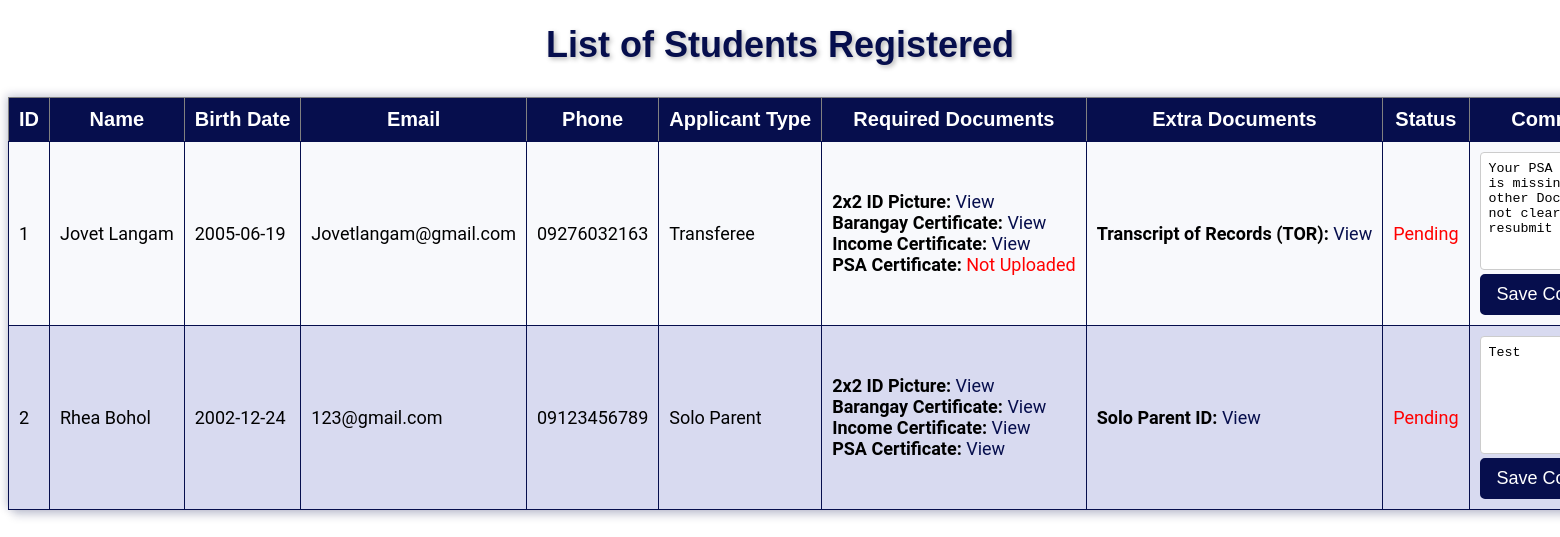
Page /admin/manage_users.php on the committed database.
### tables this page shows
CREATE TABLE `registration` (
  `id` int(255) NOT NULL,
  `fname` varchar(255) NOT NULL,
  `lname` varchar(255) NOT NULL,
  `dob` date NOT NULL,
  `USN` varchar(100) NOT NULL,
  `email` varchar(255) DEFAULT NULL,
  `phone` varchar(20) DEFAULT NULL,
  `id_picture_path` varchar(255) DEFAULT NULL,
  `brgy_cert_path` varchar(255) DEFAULT NULL,
  `income_cert_path` varchar(255) DEFAULT NULL,
  `psa_cert_path` varchar(255) DEFAULT NULL,
  `applicant_type` varchar(50) DEFAULT NULL,
  `password` varchar(255) NOT NULL,
  `grade11_cert` text DEFAULT NULL,
  `grade12_cert` text DEFAULT NULL,
  `tor` text DEFAULT NULL,
  `form137` text DEFAULT NULL,
  `als_cert` text DEFAULT NULL,
  `eligibility_cert` text DEFAULT NULL,
  `pwd_id` text DEFAULT NULL,
  `ip_id` text DEFAULT NULL,
  `employment_cert` text DEFAULT NULL,
  `award_cert` text DEFAULT NULL,
  `solo_parent_id` text DEFAULT NULL,
  `approved` tinyint(1) DEFAULT 0,
  `comments` text DEFAULT NULL,
  `created_at` timestamp NOT NULL DEFAULT current_timestamp(),
  `updated_at` timestamp NOT NULL DEFAULT current_timestamp() ON UPDATE current_timestamp()
);

### admin/manage_users.php (the view, shortened to what this page needs)
<?php
require_once('../connection.php');
$applicant_type_mapping = [
    'shs' => 'Senior High School Student/Graduate',
    'transferee' => 'Transferee',
    'old_curriculum' => 'Non-Senior High School Graduate',
    'als' => 'ALS Passer',
    'pwd' => 'Person With Disability',
    'ip' => 'Indigenous People',
    'employee_dependent' => 'SLSU Employee Dependent',
    'sports_winner' => 'Sports/Culture/Arts Winner',
    'solo_parent' => 'Solo Parent',
];
$required_docs = [
    'id_picture_path' => '2x2 ID Picture',
    'brgy_cert_path' => 'Barangay Certificate',
    'income_cert_path' => 'Income Certificate',
    'psa_cert_path' => 'PSA Certificate',
];
$extra_docs = [
    'shs' => [
        'grade11_cert' => 'Grade 11 Records',
        'grade12_cert' => 'Grade 12 Certificate',
    ],
    'transferee' => [
        'tor' => 'Transcript of Records (TOR)',
    ],
    'old_curriculum' => [
        'form137' => 'Form 137',
    ],
    'als' => [
        'als_cert' => 'Certificate of Rating',
        'eligibility_cert' => 'Eligibility Certificate for Tertiary Level',
    ],
    'pwd' => [
        'pwd_id' => 'PWD ID',
    ],
    'ip' => [
        'ip_id' => 'Indigenous People ID',
    ],
    'employee_dependent' => [
        'employment_cert' => 'SLSU Certificate of Employment',
    ],
    'sports_winner' => [
        'award_cert' => 'Certificate of Winning',
    ],
    'solo_parent' => [
        'solo_parent_id' => 'Solo Parent ID',
    ],
];
$users = mysqli_query($con, "SELECT * FROM registration");
?>
<!DOCTYPE html>
<html lang="en">
<head>
    <link rel="stylesheet" href="admin.css">
</head>
<body>
    <h1 style="font-family: 'Acme', sans-serif; color: #060e4d; font-size: 36px; text-shadow: 2px 2px 5px rgba(0, 0, 0, 0.3); text-align: center;">
        List of Students Registered
    </h1>
    <table border="1" width="100%">
        <thead>
            <tr>
                <th>ID</th>
                <th>Name</th>
                <th>Birth Date</th>
                <th>Email</th>
                <th>Phone</th>
                <th>Applicant Type</th>
                <th>Required Documents</th>
                <th>Extra Documents</th>
                <th>Status</th>
                <th>Comments</th>
            </tr>
        </thead>
        <tbody>
            <?php while ($row = mysqli_fetch_array($users)): ?>
                <tr>
                    <td><?php echo htmlspecialchars($row['id']); ?></td>
                    <td><?php echo htmlspecialchars($row['fname'] . ' ' . $row['lname']); ?></td>
                    <td><?php echo htmlspecialchars($row['dob']); ?></td>
                    <td><?php echo htmlspecialchars($row['email']); ?></td>
                    <td><?php echo htmlspecialchars($row['phone']); ?></td>
                    <td><?php echo $applicant_type_mapping[$row['applicant_type']] ?? 'Unknown'; ?></td>
                    <td>
                        <?php foreach ($required_docs as $field => $label): ?>
                            <div>
                                <strong><?php echo htmlspecialchars($label); ?>:</strong>
                                <?php if (!empty($row[$field])): ?>
                                    <a href="../<?php echo htmlspecialchars($row[$field]); ?>" target="_blank">View</a>
                                <?php else: ?>
                                    <span style="color: red;">Not Uploaded</span>
                                <?php endif; ?>
                            </div>
                        <?php endforeach; ?>
                    </td>
                    <td>
                        <?php if (isset($extra_docs[$row['applicant_type']])): ?>
                            <?php foreach ($extra_docs[$row['applicant_type']] as $field => $label): ?>
                                <?php if (!empty($row[$field])): ?>
                                    <div>
                                        <strong><?php echo htmlspecialchars($label); ?>:</strong>
                                        <a href="../<?php echo htmlspecialchars($row[$field]); ?>" target="_blank">View</a>
                                    </div>
                                <?php else: ?>
                                    <span style="color: red;">Not Uploaded</span>
                                <?php endif; ?>
                            <?php endforeach; ?>
                        <?php else: ?>
                            <em>None</em>
                        <?php endif; ?>
                    </td>
                    <td>
                        <?php echo ($row['approved'] == 1) ? "<span style='color: green;'>Approved</span>" : "<span style='color: red;'>Pending</span>"; ?>
                    </td>
                    <td>
                        <form method="post">
                            <textarea name="comments" rows="3" cols="40"><?php echo htmlspecialchars($row['comments']); ?></textarea>
                            <br>
                            <button type="submit" name="update_comments">Save Comments</button>
                        </form>
                    </td>
                </tr>
            <?php endwhile; ?>
        </tbody>
    </table>
</body>
</html>

### admin/admin.css (style rules this page uses)
table { width: 100%; border-collapse: collapse; table-layout: auto; margin: 2% auto; font-size: 18px; font-family: 'Roboto', sans-serif; background-color: #f8f9fc; box-shadow: -2px -2px 9px rgba(6,14,77,0.2), 5px 5px 9px rgba(6,14,77,0.2); }
table thead { background-color: #060e4d; color: white; text-align: left; }
table thead th { padding: 10px; font-family: 'Acme', sans-serif; font-size: 20px; }
table tbody tr:nth-child(even) { background-color: #d8daf0; }
table tbody td { padding: 10px; border: 1px solid #060e4d; text-align: left; }
table a { color: #060e4d; text-decoration: none; }
th, td { word-wrap: break-word; white-space: nowrap; }
textarea { width: 100%; min-height: 100px; padding: 8px; border-radius: 4px; border: 1px solid #ccc; resize: vertical; }
button { font-family: 'Acme', sans-serif; font-size: 18px; color: white; background-color: #060e4d; border: 2px solid #060e4d; border-radius: 5px; padding: 8px 15px; cursor: pointer; transition: 0.3s ease; }

### admin/manage_users.php (style rules this page uses)
th { text-align: center; padding: 10px 30px 10px 30px; }

### rows in the picture
registration: id "1", fname+lname "Jovet Langam", dob "2005-06-19", email "Jovetlangam@gmail.com", phone "09276032163", applicant_type "Transferee", label "2x2 ID Picture", label "Barangay Certificate", label "Income Certificate", label "PSA Certificate", applicant_type "Transcript of Records (TOR)", approved "Pending", comments "Your PSA Certificate is missing. The other Documents are not clear please resubmit them all."
registration: id "2", fname+lname "Rhea Bohol", dob "2002-12-24", email "123@gmail.com", phone "09123456789", applicant_type "Solo Parent", label "2x2 ID Picture", label "Barangay Certificate", label "Income Certificate", label "PSA Certificate", applicant_type "Solo Parent ID", approved "Pending", comments "Test"
